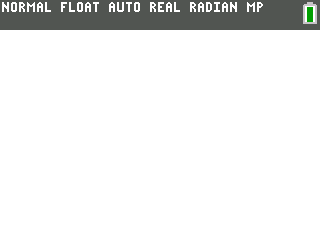
#> input picture video_playback.png, 320 x 240 px
$ python -i convertFrame.py   (imports and definitions only)
#> lines starting #> are read from the running program, lines starting #| are printed output that depends on the picture; after the words box and inside, x2 and y2 are one past the last pixel; in counts of white or black regions, pixels touching at a corner belong together
#> further down, picture is the input picture: shape (240, 320, 3); mean B, G, R 235.9, 236.5, 235.9
#
# --------------------------------------
# Program Name:    ConvertFrame
# Author:          Penguin_Spy
# Description:     Turns a 2-color 320x240 video into a set of .8xv files describing each frame as the length between each color change. Format can be found in format.md
# License:
#    Copyright (C) 2022  Penguin_Spy
#
#    This program is free software: you can redistribute it and/or modify
#    it under the terms of the GNU General Public License as published by
#    the Free Software Foundation, either version 3 of the License, or
#    (at your option) any later version.
#
#    This program is distributed in the hope that it will be useful,
#    but WITHOUT ANY WARRANTY; without even the implied warranty of
#    MERCHANTABILITY or FITNESS FOR A PARTICULAR PURPOSE.  See the
#    GNU General Public License for more details.
#
#    You should have received a copy of the GNU General Public License
#    along with this program.  If not, see <https://www.gnu.org/licenses/>.
# --------------------------------------
#

# Largely copy+pasted from dbr's answer to https://stackoverflow.com/questions/1109422/getting-list-of-pixel-values-from-pil
from PIL import Image
from tinytag import TinyTag
import cv2
import sys
import os

# Conversion constants, must equal main.c's values
FRAMES_PER_CHUNK = 8
LLV_VERSION = 0b00010001 # 1.1 release

# LLV file format defines
#see format.md for descriptions
LLV_FILE_FEATURES_SOUND    = 0b10000000 # UNUSED/RESERVED
LLV_FILE_FEATURES_CAPTIONS = 0b01000000 # UNUSED/RESERVED

LLV_FRAME_HEADER_COLOR          = 0b10000000
LLV_FRAME_HEADER_COMPRESSIONDIR = 0b01000000 # UNUSED/RESERVED
LLV_FRAME_HEADER_REPEAT         = 0b00100000
LLV_FRAME_HEADER_SOUND          = 0b00010000 # UNUSED/RESERVED

# Statistic variables (not encoded)
maxFrameSize = 0    # Size of the largest frame
trueFrameTotal = 0  # Duplicate frames still increase this counter

# Compression statistics (BADVIDEO.8xp's values must equal or excede these)
#TODO: encode this into the .llv file (only need to encode the value of (maxUncompressedChunk + maxDelta) as 1 value)
maxUncompressedChunk = 0  # Size of the largest uncompressed chunk
maxDelta = 0              # Maximum delta (distance between uncompressing data into it's own buffer)


def encodeFrame(frame):
    # Convert to PIL & encode as LLV
    color_coverted = cv2.cvtColor(frame, cv2.COLOR_BGR2RGB)
    img = Image.fromarray(color_coverted)

    img = img.convert('1', dither=False)  # convert image to 2 color black and white
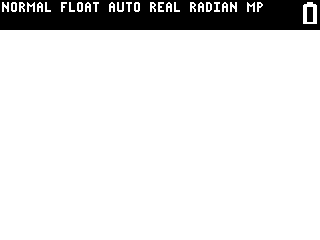
#> img: PIL image 320x240 1; 89.2% white; 16 black regions (14 under 20 px), largest, box (x1, y1, x2, y2) and area: (0, 0, 320, 30) 8154, (307, 7, 313, 22) 90
    img = img.resize((320, 240))  # , box=(0, 0, width, height)

    pixels = img.load()  # this is not a list, nor is it list()'able
    width, height = img.size
#> width = 320; height = 240
    color = pixels[0, 0]
#> color = 0

    startColor = (color == 0)
#> startColor = True

    frameBytes = bytes()
    currentLineLength = -1  # Start at -1 so that we enter the first pixel at line length 0
    lineCount = 0

    # Compress frame
    for r in range(height):
        for c in range(width):
            cpixel = pixels[c, r]

            currentLineLength = currentLineLength + 1

            # By running both of these checks independently and in this order, we get the desired behavior for lines of exactly 255 (0xFF followed by 0x00).
            if currentLineLength > 254:     # If we're out of space in this byte, move onto the next one.
                frameBytes += bytes([currentLineLength])
                lineCount += 1
                currentLineLength = 0
            if not(cpixel == color):        # If the color changed from last pixel
                frameBytes += bytes([currentLineLength])
                lineCount += 1
                currentLineLength = 0
                color = cpixel
#> after the loop, color = 255; currentLineLength = 134; lineCount = 1151

    # Save the last line
    # currentLineLength is incremented at beginning of loop, so when we exit we're one pixel behind
    frameBytes += bytes([currentLineLength + 1])
    lineCount += 1
#> lineCount = 1152

    if(repeatedFrames > 0):
      print(f"Encoded frame {frameTotal}.{repeatedFrames}")
    else:
      print(f"Encoded frame {frameTotal} with {lineCount} lines.")
#| Encoded frame 0 with 1152 lines.

    return startColor, lineCount.to_bytes(2, 'little') + frameBytes


def compressBytes(uncompressedBytes):
    if (len(uncompressedBytes) == 0):
        print("[ERROR]: uncompressedBytes is empty")
        return bytes()
    global maxUncompressedChunk
    global maxDelta
    try:
        os.remove("temp.bin.zx7")
    except FileNotFoundError:
        0   # whoo python is amazing right? i love how indentation matters!
    uncompressedFile = open("temp.bin", 'wb')
    uncompressedFile.write(uncompressedBytes)
    uncompressedFile.close()
    out = os.popen('@"tools/zx7.exe" temp.bin').read().split(" ")
    if (maxUncompressedChunk < int(out[9])):
        maxUncompressedChunk = int(out[9])
    if (maxDelta < int(out[14].replace(")", ""))):
        maxDelta = int(out[14].replace(")", ""))
    compressedFile = open("temp.bin.zx7", 'rb')
    compressedBytes = compressedFile.read()
    compressedBytes = len(compressedBytes).to_bytes(2, 'little') + compressedBytes
    compressedFile.close()
    return compressedBytes


def save8xv(outPath, outBytes):
    outFile = open(outPath, 'wb')
    outFile.write(outBytes)
    print("Wrote ", len(outBytes), " bytes to ", outFile.name)
    outFile.close()
    os.system('@make ' + str(outFile.name).replace('.bin', '.8xv'))


def makeHeader(color, compDir, repeatedFrames, sound):
    header = 0
    if (color):
        header += 0b10000000
    if (repeatedFrames > 0):
        header += 0b00100000

    header = bytes([header])
    if (repeatedFrames > 0):
        header += bytes([repeatedFrames])
    return header


inputPath = sys.argv[1]
outputPath = sys.argv[2]
# [2 lines not run here, left out]
varName = sys.argv[3][0:8].upper()
try:
    framesToEncode = int(sys.argv[4])
except:
    framesToEncode = 0
    print(f'[Note]: # of frames to encode was unspecified, encoding whole video!')

# Read the video from specified path
# [1 line not run here, left out]
# [1 line that did not run here, left out]

# [1 line that did not run here, left out]
# [3 lines not run here, left out]
try:
    titleBytes = bytes(title, "ascii")  # Title
except Exception:
    title = varName
    print(f'[Warning]: Title could not be encoded via ascii. Setting to varName: "{title}"')

headerBytes = bytes("LLVH", "ascii") # File "extension", used by ti_DetectVar
# [5 lines not run here, left out]
titleBytes = bytes(title, "ascii")   # get title
# [2 lines not run here, left out]

frameTotal = 0  # Overall total frames in the entire video
repeatedFrames = 0  # How many frames in a row were identical
fileIndex = 0  # Which file is this

#used for detecting repeated frames
oldFrameBytes = bytes()
oldColor = 0

unCVideoBytes = bytes()  # Uncompressed video bytes
cVideoBytes = bytes()   # Compressed video bytes

# [34 lines not run here, left out]
finalSize = len(headerBytes) + len(cVideoBytes)

# Write the first file with the file header
cVideoBytes = headerBytes + cVideoBytes
# [1 line not run here, left out]
cVideoBytes = cVideoBytes[65232:]  # Remove what we just wrote

# If there's more to write
# [9 lines not run here, left out]

>>> import cv2
>>> picture = cv2.imread('../video_playback.png')
>>> result = encodeFrame(picture)
